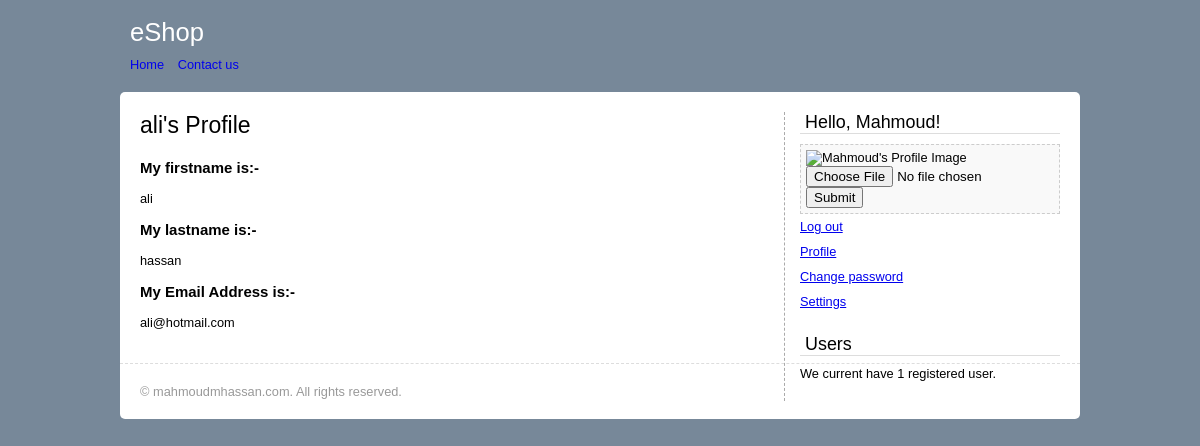
The page /profile.php?username=7oda (signed in) on the database its author committed.
### tables this page shows
CREATE TABLE IF NOT EXISTS `users` (
  `user_id` int(11) NOT NULL,
  `username` varchar(32) NOT NULL,
  `password` varchar(32) NOT NULL,
  `first_name` varchar(32) NOT NULL,
  `last_name` varchar(32) NOT NULL,
  `email` varchar(1024) NOT NULL,
  `active` int(11) NOT NULL DEFAULT '0',
  `profile` varchar(55) NOT NULL
);

### core/init.php (called while the page is built, shortened)
<?php
   require 'functions/general.php';
   require 'functions/users.php';
   if(logged_in() === true) {
    $session_user_id = $_SESSION['user_id'];
   $user_data = user_data($session_user_id, 'user_id', 'username', 'password', 'first_name', 'last_name', 'email' ,'profile');
   }
?>

### core/functions/users.php (called while the page is built, shortened)
<?php
function user_data($user_id) {
	$user_id = (int)$user_id;
	$func_num_args = func_num_args();
	$func_get_args = func_get_args();
	if($func_num_args > 1) {
		unset($func_get_args[0]);
		$fields = '`' . implode('`, `', $func_get_args) . '`';
        $data = mysql_fetch_assoc(mysql_query("SELECT $fields FROM `users` WHERE `user_id` = $user_id"));
		return $data;
	}
}
function user_exists($username) {
   $username= sanitize($username);
   return(mysql_result(mysql_query("SELECT COUNT(`user_id`) FROM `users` WHERE `username` = '$username'"),0) == 1) ? true : false;
}
function user_id_from_username($username) {
	$username = sanitize($username);
	 return mysql_result(mysql_query("SELECT `user_id` FROM `users` WHERE `username` ='$username'"),0,'user_id');
}
?>

### core/functions/general.php (called while the page is built, shortened)
<?php
function sanitize($data) {
	return mysql_real_escape_string($data);
}
?>

### profile.php (the view)
<?php
include 'core/init.php';
include 'includes/overall/header.php';
if(isset($_GET['username']) === true && empty($_GET['username']) === false) {
			$username = $_GET['username'];
			if(user_exists($username) === true) {
			$user_id = user_id_from_username($username);
			$profile_data = user_data($user_id, 'first_name', 'last_name', 'email');
			?>
			<h1><?php echo $profile_data['first_name']; ?>'s Profile</h1>
			<h3> My firstname is:-</h3>
			<p><?php echo $profile_data['first_name']; ?></p>
			<h3> My lastname is:- </h3>
			<p><?php echo $profile_data['last_name']; ?></p>
			<h3> My Email Address is:- </h3>
			<p><?php echo $profile_data['email']; ?></p>
			<?php
			} else {
				echo 'Sorry, that user doesn\'t exist!';
			}
		} else {
			header('Location: index.php');
			exit();
		}
 include 'includes/overall/footer.php'; ?>

### includes/widgets/loggedin.php (shortened to what this page needs)
<div class="widget">
     <h2>Hello, <?php echo $user_data['first_name']; ?>! </h2>
	  <div class="inner">
	  <div class="profile">
	    <?php
		 if(empty($user_data['profile']) === false) {
			 echo '<img scr="', $user_data['profile'], '" alt="', $user_data['first_name'] , '\'s Profile Image">';
		 }
		?>
		<form action="" method="post" enctype="multipart/form-data">
		   <input type="file" name="profile"> <input type="submit">
		</form>
	  </div>
	  <ul>
	     <li>
		    <a href="logout.php">Log out</a>
		 </li>
		 <li>
		   <a href="<?php echo $user_data['username']; ?>">Profile</a>
		  </li>
		 <li>
		    <a href="changepassword.php">Change password</a>
		 </li>
		 <li>
		  <a href="settings.php">Settings</a>
		  </li>
	  </ul>
	  </div>
</div>

### css/screen.css (style rules this page uses)
ul { padding:0; margin:0 0 20px 0; list-style:none; }
h1,h2 { padding:0; margin:0 0 20px 0; font-weight:normal; }
p { padding:0; margin0 0 20px 0; }
ul li { padding:5px 0; }
h1 { font-size:1.8em; }
h2 { font-size: 1.4em; }
body { background:lightslategray; font-family:Arial; font-size:0.8em; }
.widget { margin-bottom:20px; }
.widget h2 { margin: 0 0 10px 0; padding:0 5px; font-weight:normal; border-bottom:1px solid #ddd; }
.profile { background:#f9f9f9; border:1px dashed #ccc; padding:5px; }
.profile img { width :100%; }

### rows shown on the page
users: first_name "Mahmoud"
users: first_name "ali", last_name "hassan", email "ali@hotmail.com"

### other values the page prints
$user_count "1"
